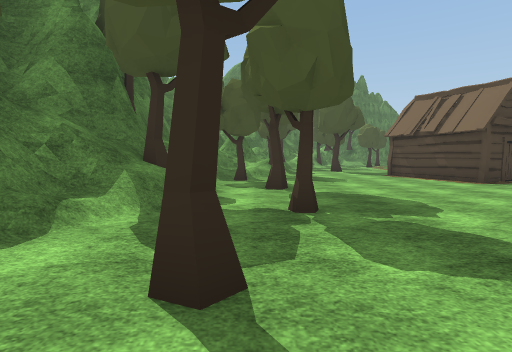
[1] (above)

24 first-person views from a walk through a scene from a Unity 3-D project. The camera is 1.4 m above the floor, tilts 4° down and sees 80° across. The floor is counted in squares, 2 m on a side. Each view is taken from the middle of a square. On the plan, view 1 faces up. The plan holds only what a view shows up to about 10 squares ahead; the rest is blank. The place goes on beyond the plan. Some animated figures are left out. Some surface patterns are stand-ins.

[2]
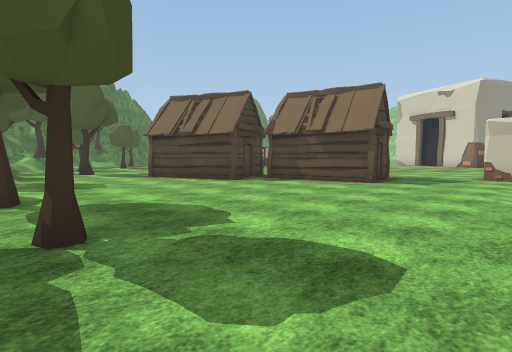

[3]
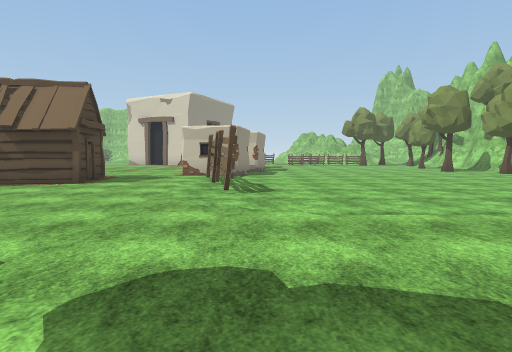

[4]
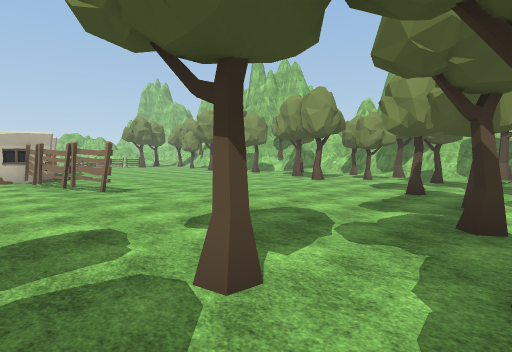

[5]
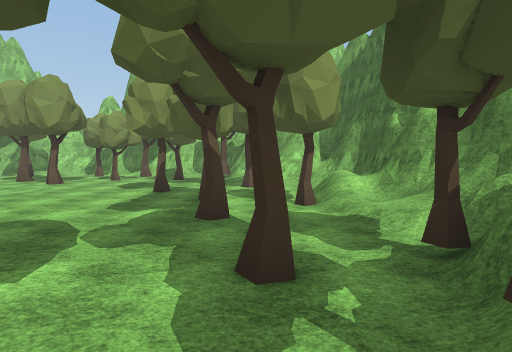

[6]
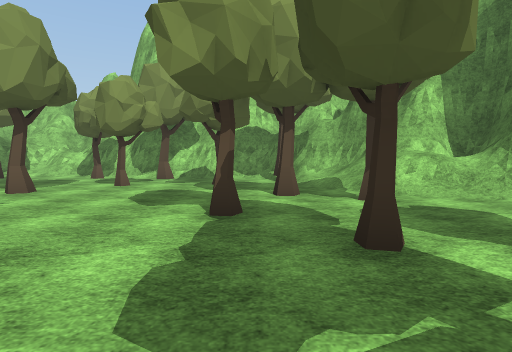

[7]
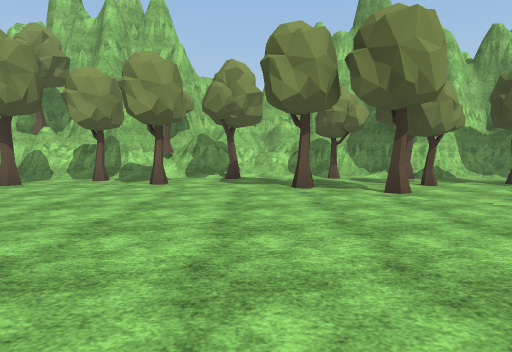

[8]
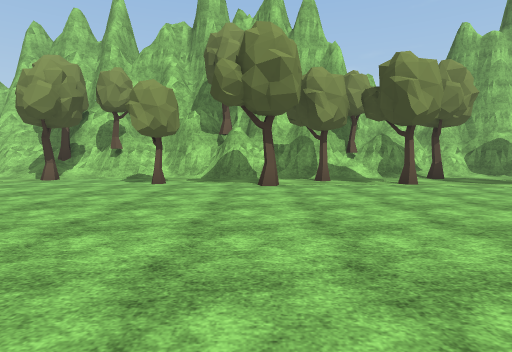

[9]
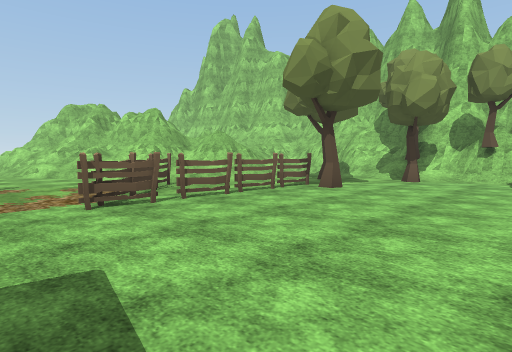

[10]
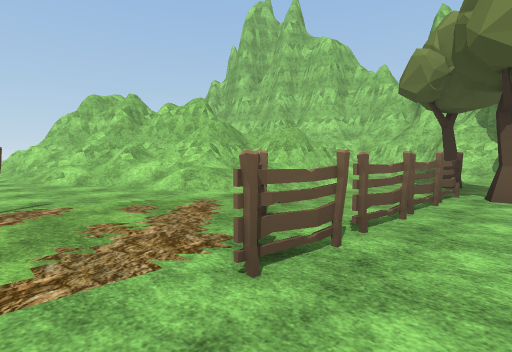

[11]
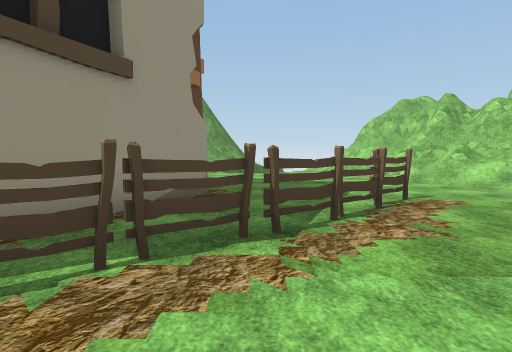

[12]
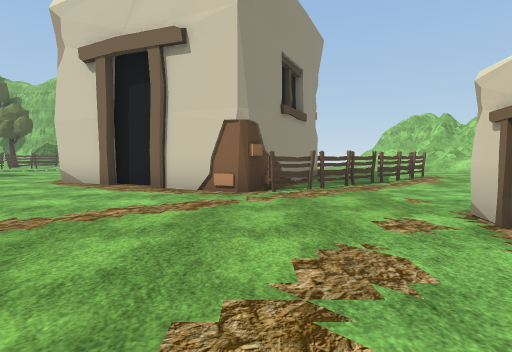

[13]
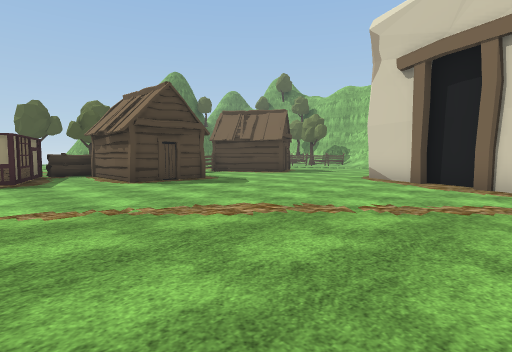

[14]
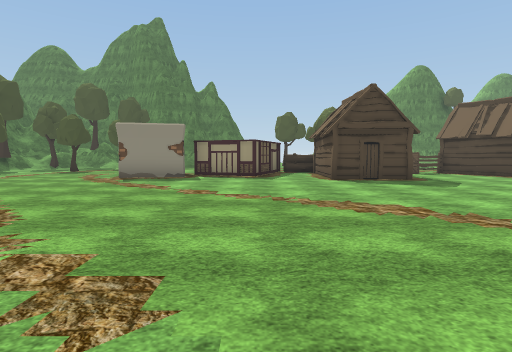

[15]
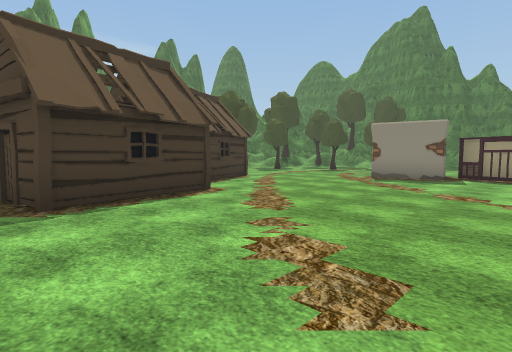

[16]
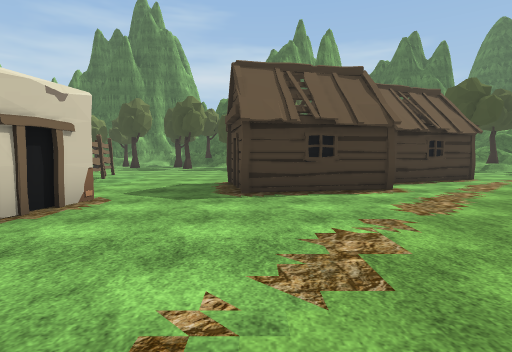

[17]
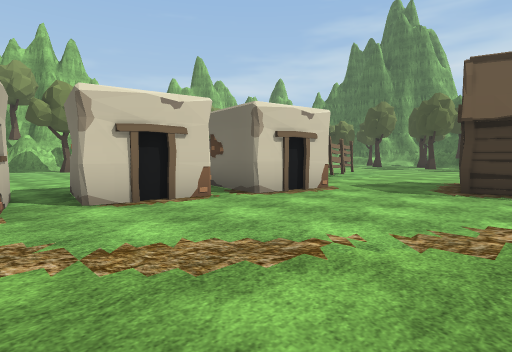

[18]
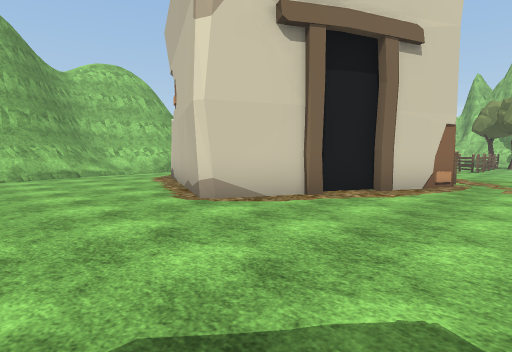

[19]
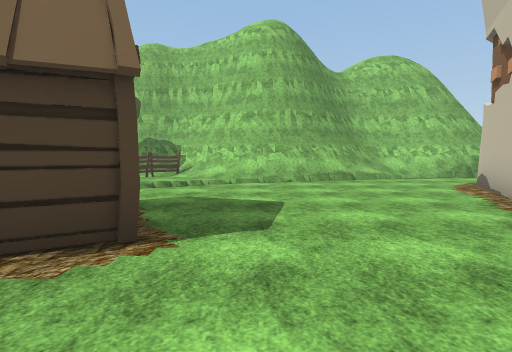

[20]
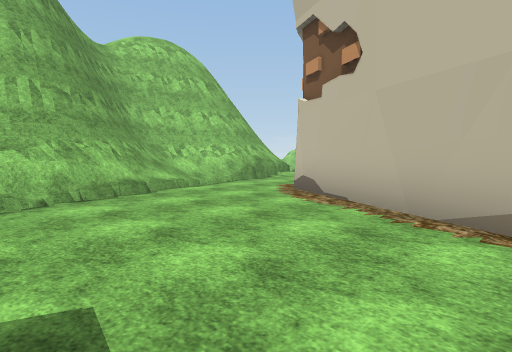

[21]
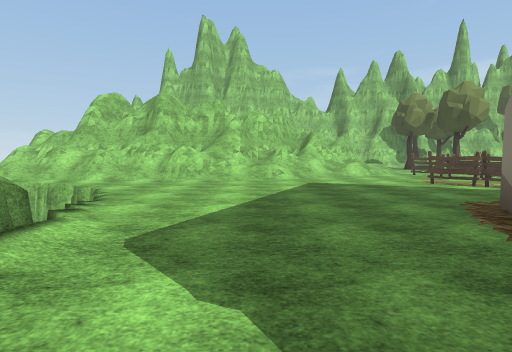

[22]
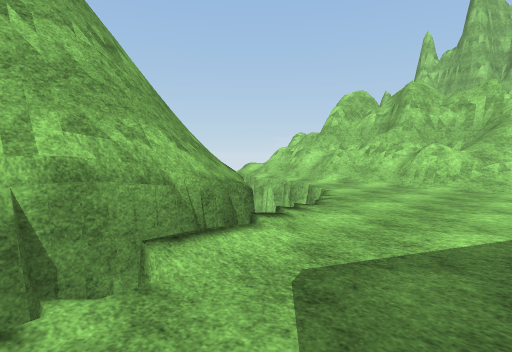

[23]
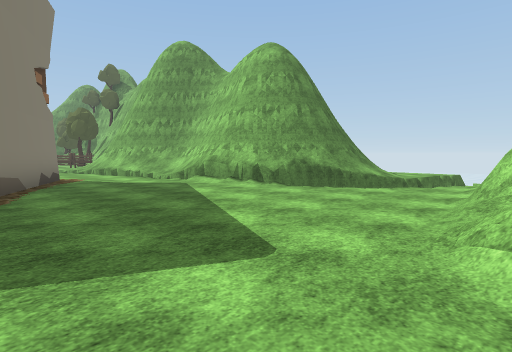

[24]
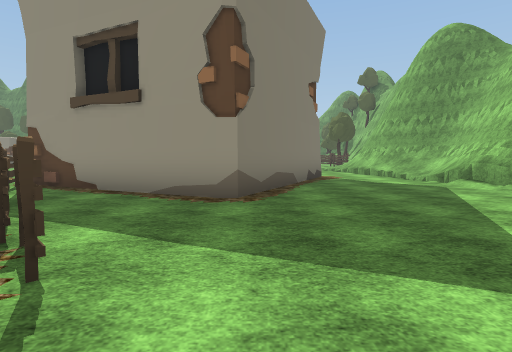

### Floor plan
Key: @ floor where view 1 was taken; # wall or solid block; x gap in a wall; . main floor; : floor 0.25 m higher than the main floor; + floor 0.5 m higher than the main floor; * floor 0.75 m higher than the main floor; / step, stairs or slope; = window, fence, low wall or low ledge; ≈ water the walk keeps out of; T tree; H hut; F fence; O other object.
Columns run from 6 left of view 1 to 35 right of it. Each row starts with its distance up from view 1.
 14             ....O####.H H...HHH..≈≈
 13        T.T ...........HHH....H....≈.#
 12        /.. .......................≈:#
 11        T....H.....................≈≈#
 10      //....H H.....................≈#
  9    # //....H H..............##.....≈##
  8    #=/T.....HH..............####...≈+#
  7    #=/.......HHH...........##  ###.≈≈##
  6    ##/T......H.H...........#    #...≈#
  5   ##T/........HH..........##   ##...≈#
  4   ##=..T..................##   #....≈#
  3    #/.....................F#####....≈##
  2    O..T.........####.......F..#......≈###
  1   T.T.......FFFFO ###.##....F........≈≈*##
  0   T...@..........   #. O....F......../≈≈≈≈
 -1 ##/..T...........  ..........FF......//≈≈≈
 -2  #//............. ........F......../////.
 -3  #/T.T....................FF.....//===#=#
 -4  #//......................F.F.///=#=#####
 -5  #/...T...................F../////####
 -6  #//TT....................F..//#####
 -7  #///.....T...............T.//###
 -8  ###//.T.T..T..T...T.T......///=
 -9    ##T...........T.......T.T./
-10     ##/##T.T..T..x.##..T///../
-11      ########/###########T/###

Positions as (right, up) in squares from view 1, and headings:
1: (0, 0), facing up
2: (0, 1), facing up-right
3: (0, 0), facing right
4: (-2, 3), facing down-right
5: (-2, 3), facing down
6: (0, -1), facing down
7: (7, -1), facing down
8: (13, -1), facing down
9: (16, -1), facing down-right
10: (19, -1), facing down-right
11: (19, 1), facing right
12: (14, 4), facing right
13: (13, 5), facing up-right
14: (14, 4), facing up
15: (14, 4), facing up-left
16: (15, 5), facing left
17: (16, 6), facing down-left
18: (18, 12), facing down-right
19: (20, 12), facing right
20: (23, 12), facing down-right
21: (28, 6), facing down
22: (28, 5), facing down-right
23: (25, -3), facing up-right
24: (25, -3), facing up
